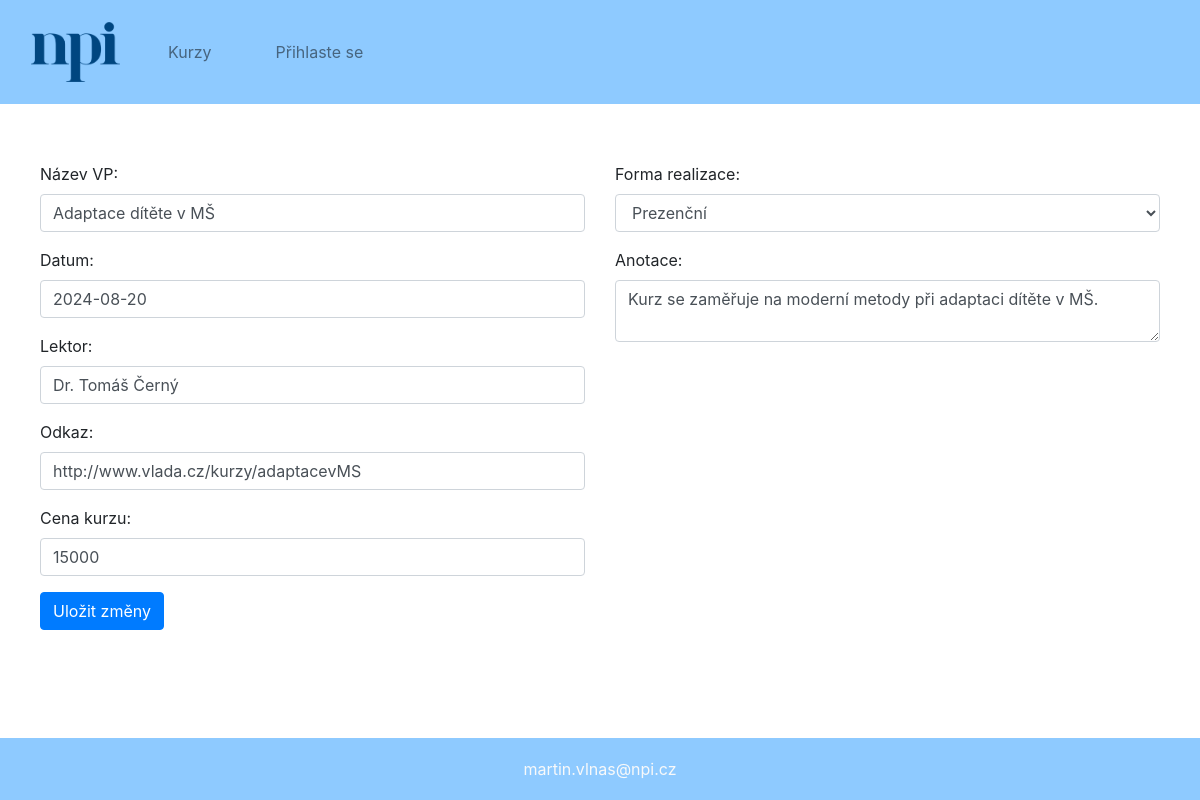
The app's page /www/html/edit_event.php?id=3 with its own data.
### tables this page shows
CREATE TABLE `events` (
  `id` int NOT NULL AUTO_INCREMENT,
  `kategorie` varchar(255) NOT NULL,
  `nazev` varchar(255) NOT NULL,
  `datum` varchar(255) NOT NULL,
  `forma` varchar(255) NOT NULL,
  `lektor` varchar(255) NOT NULL,
  `anotace` varchar(10000) NOT NULL,
  `odkaz` varchar(255) NOT NULL,
  `cena` int,
  `zobrazeno` int unsigned NOT NULL DEFAULT 0,
  PRIMARY KEY (`id`)
);

### www/html/php/db.php (called while the page is built, shortened)
<?php
$servername = "database";
$username = "admin";
$password = "heslo";
$database = "npi_events";
$db_conn = new mysqli($servername, $username, $password, $database);
function dbQuery($sql, $params = []) {
    global $db_conn;
    $stmt = $db_conn->prepare($sql);
    if ($params && $stmt->bind_param(str_repeat("s", count($params)), ...$params) === false) {
        error_log("Chyba při vázání parametrů: " . $stmt->error);
        return false;
    }
    if ($stmt->execute() === false) {
        error_log("Chyba při vykonávání dotazu: " . $stmt->error);
        return false;
    }
    $result = $stmt->get_result();
    if ($result) {
        return $result->fetch_all(MYSQLI_ASSOC);
    } else {
        return [];
    }
}
function getEventById($id) {
    $res = dbQuery("SELECT * FROM events WHERE id = ?", [$id]);
    return $res;
}
?>

### www/html/edit_event.php (the view, shortened to what this page needs)
<?php
require INC . '/html_base.php';
require INC . '/html_nav.php';
require PHP . '/db.php';
if (isset($_GET['id'])){
    $eventId = $_GET['id'];
    $eventData = getEventById($eventId);
    if ($eventData){
    ?>
    <div class="container mt-5">
        <form method="post" action="edit_event.php">
            <div class="row">
                <div class="col-md-6">
                    <div class="form-group">
                        <label for="nazev_VP">Název VP:</label>
                        <input type="text" class="form-control" id="nazev_VP" name="nazev_VP" value="<?php echo htmlspecialchars($eventData[0]['nazev']); ?>" required>
                    </div>
                    <div class="form-group">
                        <label for="datum_VP">Datum:</label>
                        <input type="text" class="form-control" id="datum_VP" name="datum_VP" value="<?php echo htmlspecialchars($eventData[0]['datum']); ?>" required>
                    </div>
                    <div class="form-group">
                        <label for="lektor_VP">Lektor:</label>
                        <input type="text" class="form-control" id="lektor_VP" name="lektor_VP" value="<?php echo htmlspecialchars($eventData[0]['lektor']); ?>" required>
                    </div>
                    <div class="form-group">
                        <label for="odkaz_VP">Odkaz:</label>
                        <input type="text" class="form-control" id="odkaz_VP" name="odkaz_VP" value="<?php echo htmlspecialchars($eventData[0]['odkaz']); ?>" required>
                    </div>
                    <div class="form-group">
                        <label for="cena_VP">Cena kurzu:</label>
                        <?php
                            $cena = htmlspecialchars($eventData[0]['cena']);
                            echo "<input type='number'class='form-control' id='cena_VP' name='cena_VP' value='$cena' min='0' step='1' required>"
                         ?>
                    </div>
                </div>
                <div class="col-md-6">
                    <div class="form-group">
                        <label for="eduform-select">Forma realizace:</label>
                        <select class="form-control" id="eduform-select" name="eduform-select">
                            <?php
                            $currentForm = htmlspecialchars($eventData[0]['forma']);
                            $options = ['Prezenční', 'Online'];
                            foreach ($options as $option) {
                                $selected = ($currentForm === $option) ? ' selected' : '';
                                echo "<option value='$option'$selected>$option</option>";
                            }
                            ?>
                        </select>
                    </div>
                    <div class="form-group">
                        <label for="anotace_VP">Anotace:</label>
                        <textarea class="form-control" id="anotace_VP" name="anotace_VP" required><?php echo htmlspecialchars($eventData[0]['anotace']); ?></textarea>
                    </div>
                </div>
            </div>
            <button type="submit" class="btn btn-primary">Uložit změny</button>
        </form>
    </div>
<?php
    }else {
        errorBox("Kurz který chcete upravit není v DB");
    }
}
require INC . '/html_footer.php';
?>

### www/html/styles.css (style rules this page uses)
body { padding-bottom: 50px !important; }
.container { padding: 10px !important; }

### records on screen
events: nazev_VP "Adaptace dítěte v MŠ", datum_VP "2024-08-20", lektor_VP "Dr. Tomáš Černý", odkaz_VP "http://www.vlada.cz/kurzy/adaptacevMS", cena_VP "15000", anotace_VP "Kurz se zaměřuje na moderní metody při adaptaci dítěte v MŠ."

### other values on screen
form field eduform-select "Prezenční"
